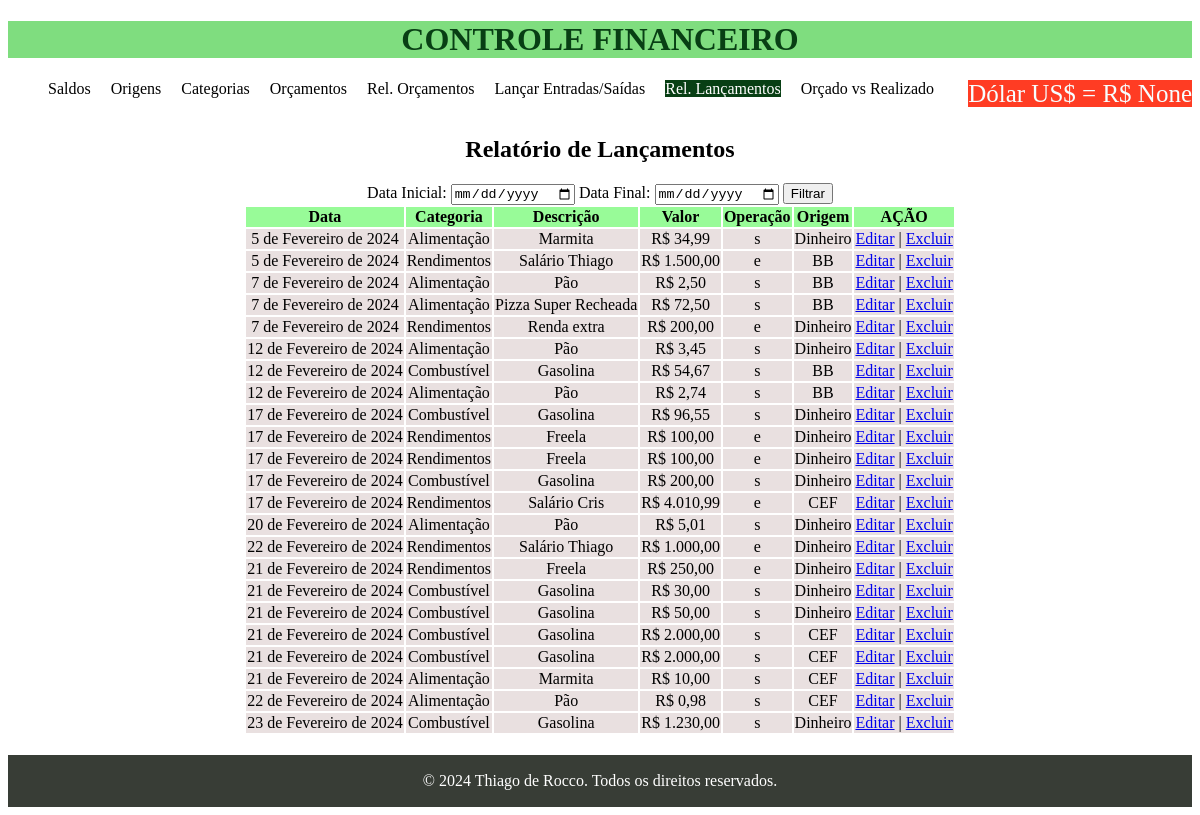
The app's page /rel-lctos/, older data.
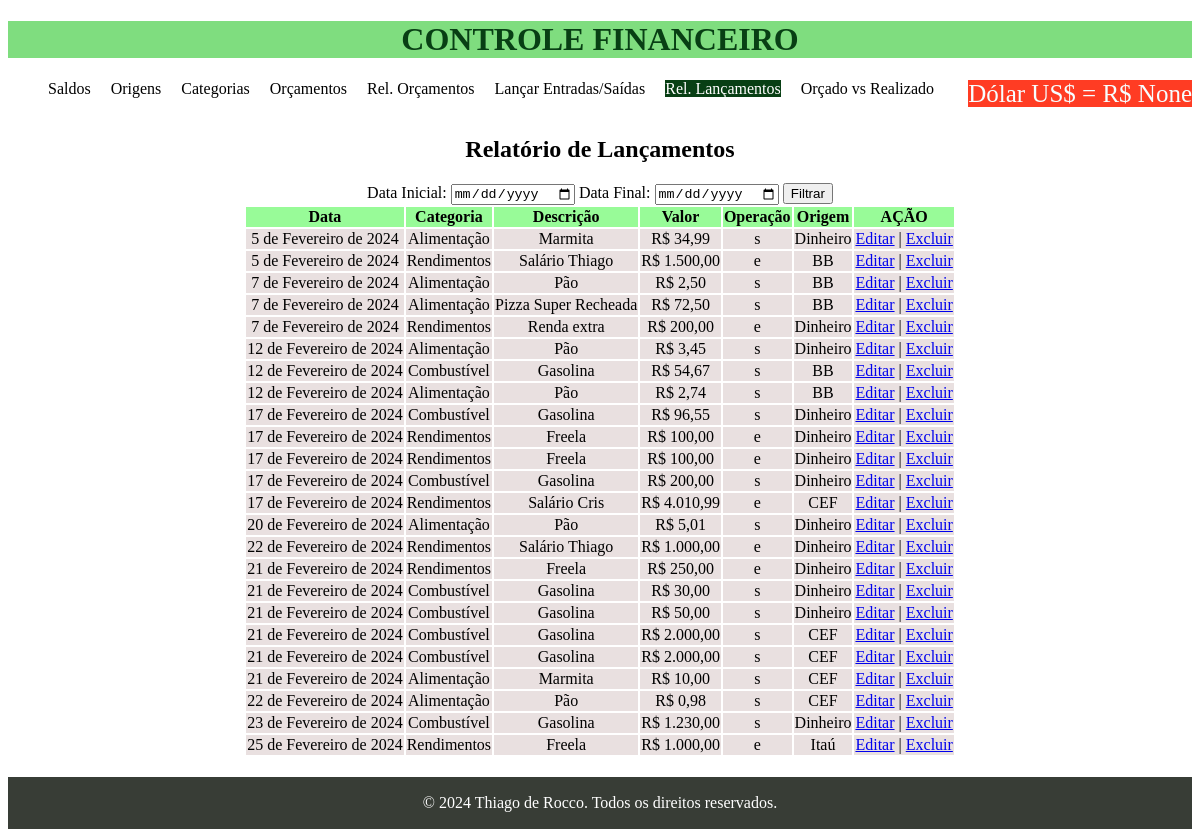
The same page, newer data.
### financeiro/models.py (models this page shows, shortened)
class Lancamento(models.Model):
    ENTRADA = 'e'
    SAIDA = 's'
    TIPO_OPERACAO_CHOICES = [(ENTRADA, 'Entrada'), (SAIDA, 'Saída'),]
    data = models.DateField()
    descricao = models.CharField(max_length=255)
    valor = models.DecimalField(max_digits=10, decimal_places=2)
    categoria = models.ForeignKey(Categoria, on_delete=models.CASCADE)
    origem = models.ForeignKey(Origem, on_delete=models.CASCADE)
    tipo_operacao = models.CharField(max_length=1,
                                     choices=TIPO_OPERACAO_CHOICES)

class Categoria(models.Model):
    nome = models.CharField(max_length=255)

class Origem(models.Model):
    nome = models.CharField(max_length=255)

### financeiro/views.py (the view)
# urls.py: path('rel-lctos/', rel_lancamentos, name='rel_lancamentos'),
def rel_lancamentos(request):
    lctos = Lancamento.objects.all()
    for lcto in lctos:
        lcto.nome_origem = lcto.origem.nome
        lcto.nome_categoria = lcto.categoria.nome
    return render(request, 'financeiro/rel_lancamentos.html', {"lctos": lctos})

### financeiro/templates/financeiro/rel_lancamentos.html (shortened to what this page needs)
{% extends 'financeiro/base.html' %}
{% load static %}
{% block content %}
<br><br>
    <h2>Relatório de Lançamentos</h2>
    <form action="">
        Data Inicial: <input type="date" name="" id="">
        Data Final: <input type="date" name="" id="">
        <input type="submit" value="Filtrar">
    </form>
    <table>
        <thead>
            <tr>
            <th>Data</th>
            <th>Categoria</th>
            <th>Descrição</th>
            <th>Valor</th>
            <th>Operação</th>
            <th>Origem</th>
            <th colspan="2">AÇÃO</th>
        </tr>
    </thead>
    {% for lcto in lctos %}
    <tr>
        <td>{{ lcto.data }}</td>
        <td>{{ lcto.nome_categoria }}</td>
        <td>{{ lcto.descricao }}</td>
        <td>R$ {{ lcto.valor }}</td>
        <td>{{ lcto.tipo_operacao }}</td>
        <td>{{ lcto.nome_origem}}</td>
        <td><a href="/update_get_lcto/{{lcto.id}}">Editar</a> | <a href="/delete_lcto/{{lcto.id}}">Excluir</a></td>
    </tr>
    {% endfor %}
</table>
{% endblock %}

Row changes from the older to the newer data that the page shows:
added Lancamento: data "25 de Fevereiro de 2024", nome_categoria "Rendimentos", descricao "Freela", valor "1.000,00", tipo_operacao "e", nome_origem "Itaú"
